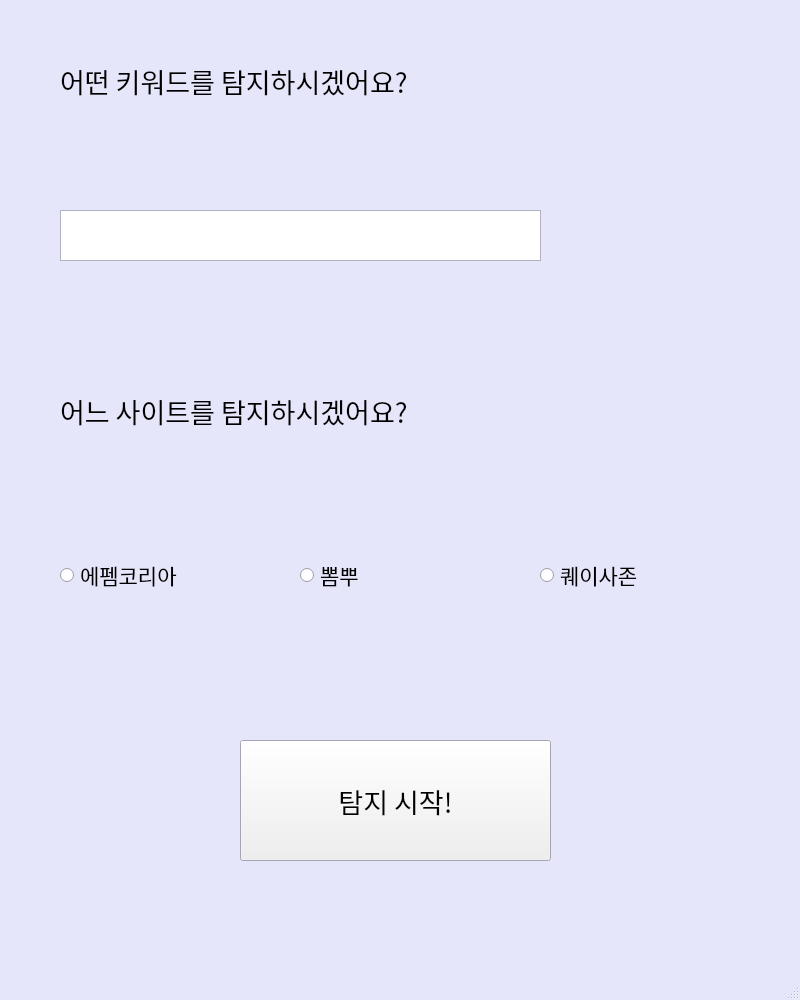
<?xml version="1.0" encoding="UTF-8"?>
<ui version="4.0">
 <class>MainWindow</class>
 <widget class="QMainWindow" name="MainWindow">
  <property name="geometry">
   <rect>
    <x>0</x>
    <y>0</y>
    <width>800</width>
    <height>1000</height>
   </rect>
  </property>
  <property name="palette">
   <palette>
    <active>
     <colorrole role="Base">
      <brush brushstyle="SolidPattern">
       <color alpha="255">
        <red>255</red>
        <green>255</green>
        <blue>255</blue>
       </color>
      </brush>
     </colorrole>
     <colorrole role="Window">
      <brush brushstyle="SolidPattern">
       <color alpha="255">
        <red>230</red>
        <green>230</green>
        <blue>250</blue>
       </color>
      </brush>
     </colorrole>
    </active>
    <inactive>
     <colorrole role="Base">
      <brush brushstyle="SolidPattern">
       <color alpha="255">
        <red>255</red>
        <green>255</green>
        <blue>255</blue>
       </color>
      </brush>
     </colorrole>
     <colorrole role="Window">
      <brush brushstyle="SolidPattern">
       <color alpha="255">
        <red>230</red>
        <green>230</green>
        <blue>250</blue>
       </color>
      </brush>
     </colorrole>
    </inactive>
    <disabled>
     <colorrole role="Base">
      <brush brushstyle="SolidPattern">
       <color alpha="255">
        <red>230</red>
        <green>230</green>
        <blue>250</blue>
       </color>
      </brush>
     </colorrole>
     <colorrole role="Window">
      <brush brushstyle="SolidPattern">
       <color alpha="255">
        <red>230</red>
        <green>230</green>
        <blue>250</blue>
       </color>
      </brush>
     </colorrole>
    </disabled>
   </palette>
  </property>
  <property name="windowTitle">
   <string>MainWindow</string>
  </property>
  <widget class="QWidget" name="centralwidget">
   <widget class="QTextEdit" name="Keyword">
    <property name="geometry">
     <rect>
      <x>60</x>
      <y>210</y>
      <width>481</width>
      <height>51</height>
     </rect>
    </property>
   </widget>
   <widget class="QLabel" name="label">
    <property name="geometry">
     <rect>
      <x>60</x>
      <y>40</y>
      <width>701</width>
      <height>81</height>
     </rect>
    </property>
    <property name="sizePolicy">
     <sizepolicy hsizetype="Expanding" vsizetype="Expanding">
      <horstretch>0</horstretch>
      <verstretch>0</verstretch>
     </sizepolicy>
    </property>
    <property name="font">
     <font>
      <family>학교안심 은하수 R</family>
      <pointsize>20</pointsize>
     </font>
    </property>
    <property name="text">
     <string>어떤 키워드를 탐지하시겠어요?</string>
    </property>
   </widget>
   <widget class="QLabel" name="label_2">
    <property name="geometry">
     <rect>
      <x>60</x>
      <y>360</y>
      <width>711</width>
      <height>101</height>
     </rect>
    </property>
    <property name="sizePolicy">
     <sizepolicy hsizetype="Expanding" vsizetype="Expanding">
      <horstretch>0</horstretch>
      <verstretch>0</verstretch>
     </sizepolicy>
    </property>
    <property name="font">
     <font>
      <family>학교안심 은하수 R</family>
      <pointsize>20</pointsize>
     </font>
    </property>
    <property name="text">
     <string>어느 사이트를 탐지하시겠어요?</string>
    </property>
   </widget>
   <widget class="QPushButton" name="Sendbtn">
    <property name="geometry">
     <rect>
      <x>240</x>
      <y>740</y>
      <width>311</width>
      <height>121</height>
     </rect>
    </property>
    <property name="sizePolicy">
     <sizepolicy hsizetype="Expanding" vsizetype="Fixed">
      <horstretch>0</horstretch>
      <verstretch>0</verstretch>
     </sizepolicy>
    </property>
    <property name="font">
     <font>
      <family>학교안심 은하수 R</family>
      <pointsize>20</pointsize>
     </font>
    </property>
    <property name="text">
     <string>탐지 시작!</string>
    </property>
   </widget>
   <widget class="QRadioButton" name="Fm">
    <property name="geometry">
     <rect>
      <x>60</x>
      <y>550</y>
      <width>220</width>
      <height>50</height>
     </rect>
    </property>
    <property name="sizePolicy">
     <sizepolicy hsizetype="Expanding" vsizetype="Fixed">
      <horstretch>0</horstretch>
      <verstretch>0</verstretch>
     </sizepolicy>
    </property>
    <property name="font">
     <font>
      <family>학교안심 은하수 R</family>
      <pointsize>16</pointsize>
     </font>
    </property>
    <property name="text">
     <string>에펨코리아</string>
    </property>
   </widget>
   <widget class="QRadioButton" name="Bbu">
    <property name="geometry">
     <rect>
      <x>300</x>
      <y>550</y>
      <width>151</width>
      <height>50</height>
     </rect>
    </property>
    <property name="sizePolicy">
     <sizepolicy hsizetype="Expanding" vsizetype="Fixed">
      <horstretch>0</horstretch>
      <verstretch>0</verstretch>
     </sizepolicy>
    </property>
    <property name="font">
     <font>
      <family>학교안심 은하수 R</family>
      <pointsize>16</pointsize>
     </font>
    </property>
    <property name="text">
     <string>뽐뿌</string>
    </property>
   </widget>
   <widget class="QRadioButton" name="Quasar">
    <property name="geometry">
     <rect>
      <x>540</x>
      <y>550</y>
      <width>220</width>
      <height>50</height>
     </rect>
    </property>
    <property name="sizePolicy">
     <sizepolicy hsizetype="Expanding" vsizetype="Fixed">
      <horstretch>0</horstretch>
      <verstretch>0</verstretch>
     </sizepolicy>
    </property>
    <property name="font">
     <font>
      <family>학교안심 은하수 R</family>
      <pointsize>16</pointsize>
     </font>
    </property>
    <property name="text">
     <string>퀘이사존</string>
    </property>
   </widget>
  </widget>
  <widget class="QMenuBar" name="menubar">
   <property name="geometry">
    <rect>
     <x>0</x>
     <y>0</y>
     <width>800</width>
     <height>22</height>
    </rect>
   </property>
  </widget>
  <widget class="QStatusBar" name="statusbar"/>
 </widget>
 <resources/>
 <connections/>
</ui>
